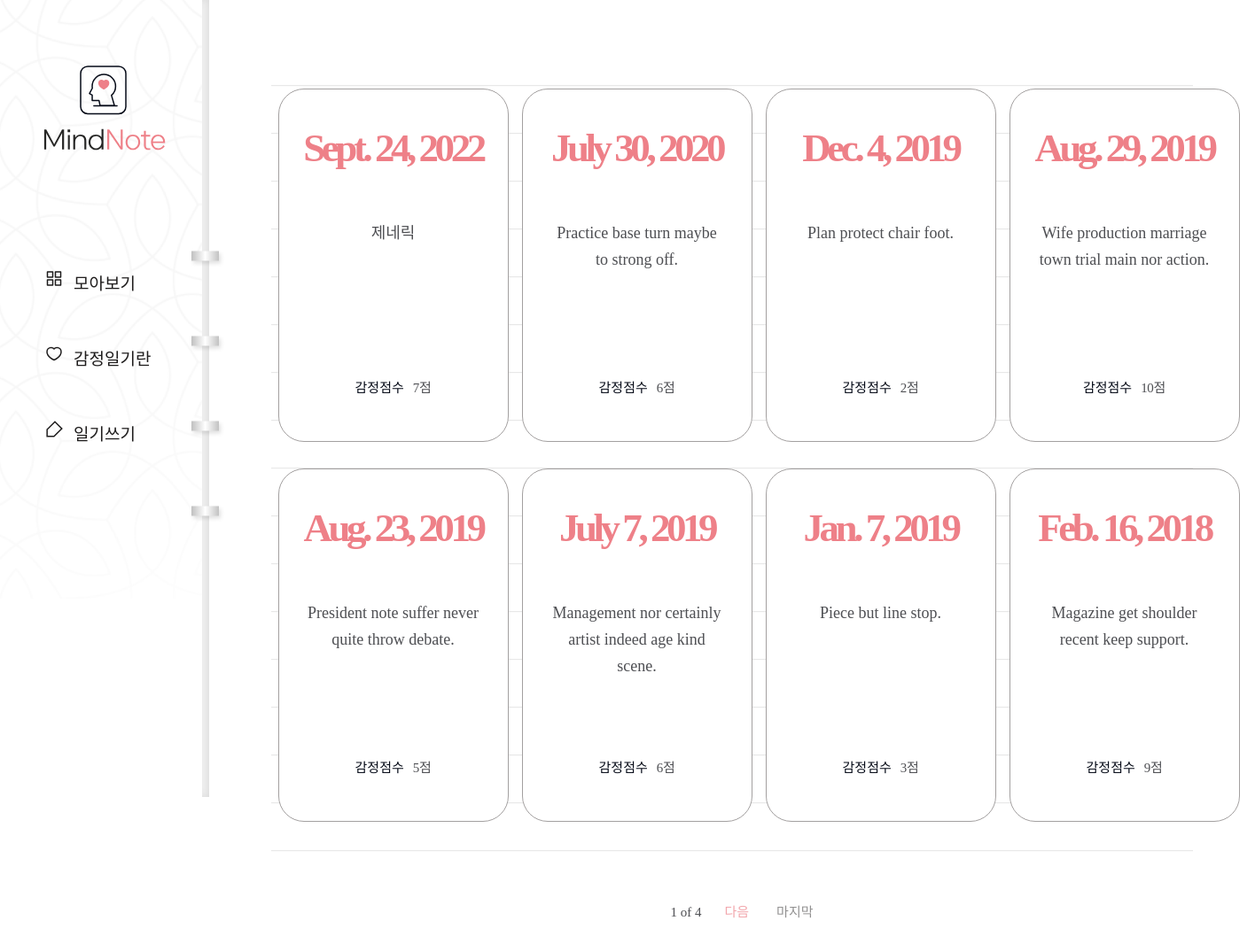
/diary/, run on an earlier commit of the app's database.
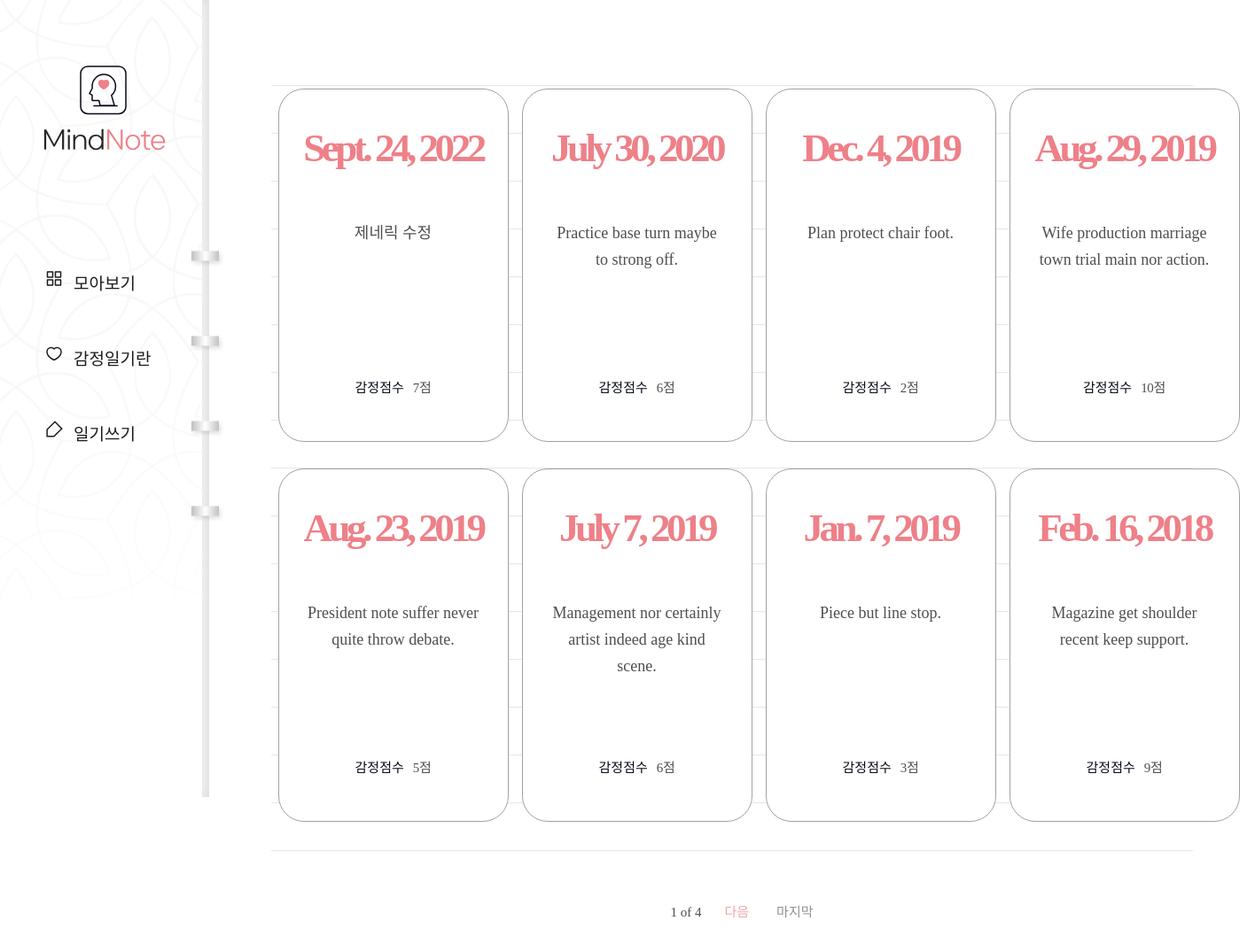
And on a later commit of the database.
### diary/models.py (models this page shows, shortened)
class Page(models.Model):
    title = models.CharField(max_length=100, validators=[validate_no_hash])
    content = models.TextField(validators=[validate_no_hash])
    feeling = models.CharField(max_length=80, validators=[validate_no_hash, validate_no_numbers])
    score = models.IntegerField(validators=[validate_score])
    dt_created = models.DateField()

### diary/views.py (the view)
# urls.py: path('diary/', views.PageListView.as_view(), name='page-list'),
class PageListView(ListView):
    model = Page
    ordering = ['-dt_created']
    paginate_by = 8

### diary/templates/diary/page_list.html (shortened to what this page needs)
{% extends './base.html' %}
{% block content %}
    {% if page_obj.object_list %}
    <div class="wrap-note">
        <div class="note">
            <div class="note-list">
                <ul>
                    {% for obj in page_obj.object_list %}
                    <li>
                        <a href="{% url 'page-detail' obj.id %}">
                            <div class="date">
                                <span>{{obj.dt_created}}</span>
                            </div>
                            <h2>{{obj.title}}</h2>
                            <div class="score">
                                <p>감정점수</p>
                                <span>{{obj.score}}점</span>
                            </div>
                        </a>
                    </li>
                    {% endfor %}
                </ul>
            </div>
                <div class="paging">
                    <span class="page">
                        <p>{{page_obj.number}} of {{page_obj.paginator.num_pages}}</p>
                    </span>
                    {% if page_obj.has_next %}
                        <a href="?page={{page_obj.next_page_number}}" class="next">다음</a>
                        <a href="?page={{page_obj.paginator.num_pages}}" class="last">마지막</a>
                    {% endif %}
                </div>
        </div>
    </div>
    {% endif %}
{% endblock content %}

What changed in the data, as far as the page shows it:
changed Page: title "제네릭" → "제네릭 수정"
